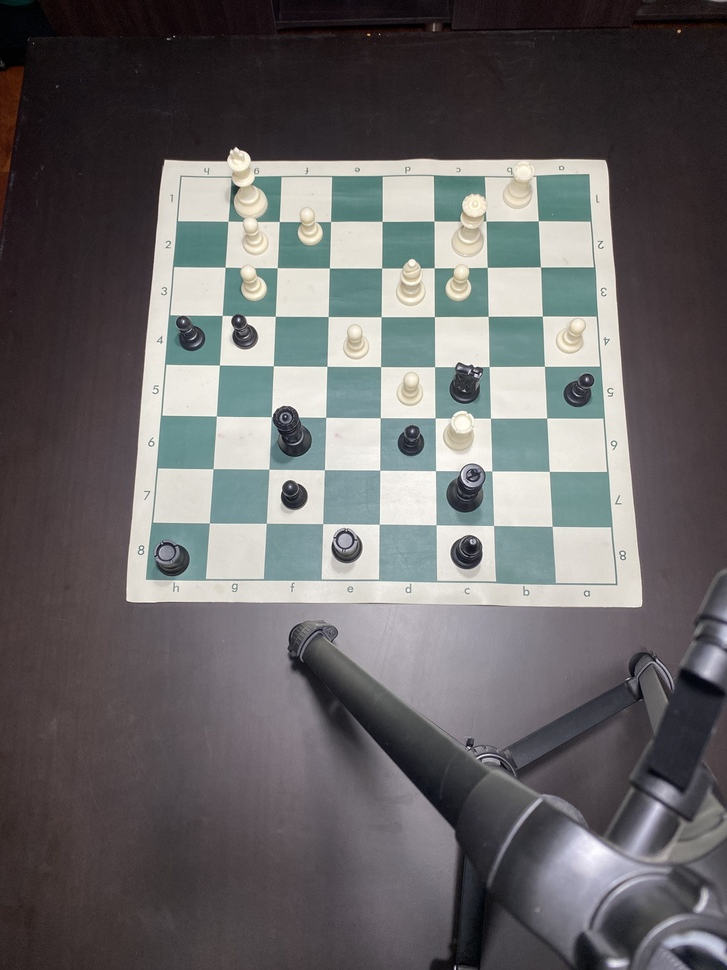
#> input picture ChessTracker_DavidBuitrago_CarlosGalan/images/10.JPG, 727 x 970 px, shrunk from 3024 x 4032 before the run, given in place of empty.JPG, which was not available
$ python main.py
#> lines starting #> are read from the running program, lines starting #| are printed output that depends on the picture; after the words box and inside, x2 and y2 are one past the last pixel; in counts of white or black regions, pixels touching at a corner belong together; pictures that were not available may be replaced by others from this repository, and a replacement may not be noted
### ChessTracker_DavidBuitrago_CarlosGalan/src/board_detection.py
import cv2
import numpy as np

def order_points(pts):
    # Ordena los puntos: top-left, top-right, bottom-right, bottom-left
    rect = np.zeros((4, 2), dtype="float32")
    s = pts.sum(axis=1)
    rect[0] = pts[np.argmin(s)]
    rect[2] = pts[np.argmax(s)]
    diff = np.diff(pts, axis=1)
    rect[1] = pts[np.argmin(diff)]
    rect[3] = pts[np.argmax(diff)]
    return rect

def select_best_quadrilateral(image, contours, img_area, img_w, img_h):
    candidates = []
    for c in contours:
        area = cv2.contourArea(c)
        if area < img_area * 0.05 or area > img_area * 0.95:
            continue
        peri = cv2.arcLength(c, True)
        approx = cv2.approxPolyDP(c, 0.02 * peri, True)
        if len(approx) == 4:
            x, y, w, h = cv2.boundingRect(approx)
            aspect_ratio = w / float(h)
            squareness = min(aspect_ratio, 1/aspect_ratio)
            cx, cy = x + w/2, y + h/2
            center_dist = np.sqrt((cx - img_w/2)**2 + (cy - img_h/2)**2)
            center_score = 1 - center_dist / (0.5 * np.sqrt(img_w**2 + img_h**2))
            margin = min(x, y, img_w - (x + w), img_h - (y + h))
            score = area * squareness * center_score * (margin+1)
            candidates.append((score, approx))
    if not candidates:
        return None
    # Ordena por score descendente
    candidates.sort(reverse=True, key=lambda x: x[0])
    # Visualiza los candidatos y permite elegir con el teclado
    for idx, (score, approx) in enumerate(candidates):
        temp_img = image.copy()
        cv2.drawContours(temp_img, [approx], -1, (255,0,0), 3)
        cv2.putText(temp_img, f"Candidato {idx+1}/{len(candidates)} (Score: {int(score)})", (10,30), cv2.FONT_HERSHEY_SIMPLEX, 1, (0,0,255), 2)

        key = cv2.waitKey(0)
        if key == 13 or key == 10:  # ENTER
            cv2.destroyAllWindows()
            return order_points(approx.reshape(4,2))
    cv2.destroyAllWindows()
    # Si no se selecciona ninguno, devuelve el mejor por score
    return order_points(candidates[0][1].reshape(4,2))

def process_chessboard(image, pattern_size=(7, 7), cell_size=60):
    gray = cv2.cvtColor(image, cv2.COLOR_BGR2GRAY)
    blur = cv2.GaussianBlur(gray, (5,5), 0)
    thresh = cv2.adaptiveThreshold(blur,255,cv2.ADAPTIVE_THRESH_GAUSSIAN_C,
                                   cv2.THRESH_BINARY,11,2)
    thresh = cv2.bitwise_not(thresh)
    contours, _ = cv2.findContours(thresh, cv2.RETR_LIST, cv2.CHAIN_APPROX_SIMPLE)

    img_area = image.shape[0] * image.shape[1]
    img_h, img_w = image.shape[:2]

    # Selección robusta del cuadrilátero
    pts_src = select_best_quadrilateral(image, contours, img_area, img_w, img_h)
    if pts_src is None:
        raise ValueError("No se pudo detectar el borde interior del tablero.")

    out_size = cell_size * 8
    pts_dst = np.float32([
        [0, 0],
        [out_size-1, 0],
        [out_size-1, out_size-1],
        [0, out_size-1]
    ])
    M = cv2.getPerspectiveTransform(pts_src, pts_dst)
    top_down = cv2.warpPerspective(image, M, (out_size, out_size))

    # Detección de bordes y resaltado
    edges = cv2.Canny(cv2.cvtColor(top_down, cv2.COLOR_BGR2GRAY), 100, 200)
    top_down[edges > 0] = [0, 0, 255]

    # Matriz de coordenadas de casillas
    squares = np.zeros((8,8,4), dtype=int)  # (x1, y1, x2, y2) para cada casilla
    for i in range(8):
        for j in range(8):
            x1, y1 = i*cell_size, j*cell_size
            x2, y2 = (i+1)*cell_size, (j+1)*cell_size
            squares[i, j] = [x1, y1, x2, y2]
            cv2.rectangle(top_down, (x1, y1), (x2, y2), (0,255,0), 1)

    # Coordenadas de los bordes externos (en la imagen transformada)
    board_corners = pts_dst.astype(int)

    return top_down, squares, board_corners, M

# [14 lines left out: function main, not called in this run]

#if __name__ == "__main__":
   # main()

### ChessTracker_DavidBuitrago_CarlosGalan/src/piece_detection.py
from ultralytics import YOLO
import cv2
import numpy as np
def piece_detection(image_path, model_path, conf=0.5):
    """
    Detecta piezas de ajedrez en una imagen usando un modelo YOLO adaptado a nuestro dataset.
    Muestra la imagen con las predicciones y guarda el resultado.
    """
    # Cargar el modelo entrenado
    model = YOLO(model_path)

    # Realizar la predicción
    results = model.predict(source=image_path, save=True, conf=conf)  # conf = umbral de confianza
    return results

# [25 lines left out: function asignar_piezas_a_casillas_transform, not called in this run]


# [4 lines of commented-out code are left out]

### ChessTracker_DavidBuitrago_CarlosGalan/main.py
import cv2
import numpy as np
from src.board_detection import process_chessboard
from src.piece_detection import piece_detection, asignar_piezas_a_casillas_transform
from src.fen_conversion import boardstate_to_fen
from src.move_detection import detectar_movimiento
from src.pgn_writer import move_to_pgn

def get_board_state(image_path, model_path, squares, class_names, M, conf=0.2):
    image = cv2.imread(image_path)
    if image is None:
        print(f"Error cargando la imagen: {image_path}")
        return None
    results = piece_detection(image, model_path, conf=conf)
    detections = results[0].boxes
    board_state = asignar_piezas_a_casillas_transform(detections, squares, class_names, M)
    return board_state

def main():
    # 1. Calibrar el tablero vacío
    empty_img_path = 'images\empty.JPG'
    image_empty = cv2.imread(empty_img_path)
#> image_empty is the input picture: shape (970, 727, 3); mean B, G, R 102.8, 102, 103.9
    if image_empty is None:
        print(f"Error cargando la imagen: {empty_img_path}")
        return

    processed_image, squares, board_corners, M = process_chessboard(image_empty)
#> in process_chessboard, `gray = cv2.cvtColor(image, cv2.COLOR_BGR2GRAY)`:
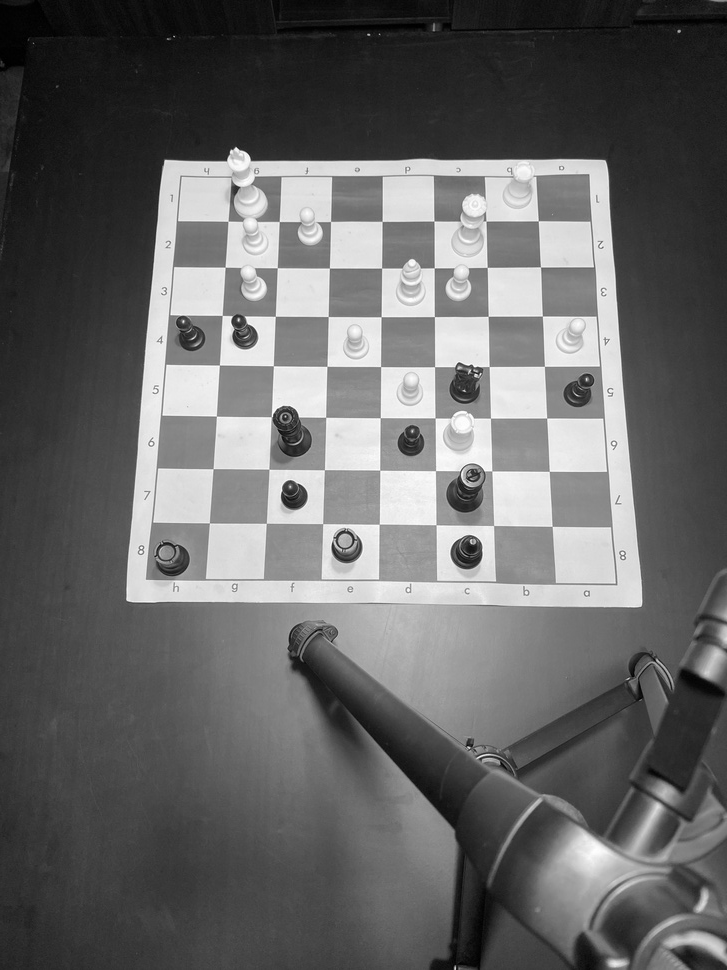
#> gray: shape (970, 727); min 0, max 255, mean 102.7
#> in process_chessboard, `thresh = cv2.adaptiveThreshold(blur,255,cv2.ADAPTIVE_THRESH_GAUSSIAN_C..`:
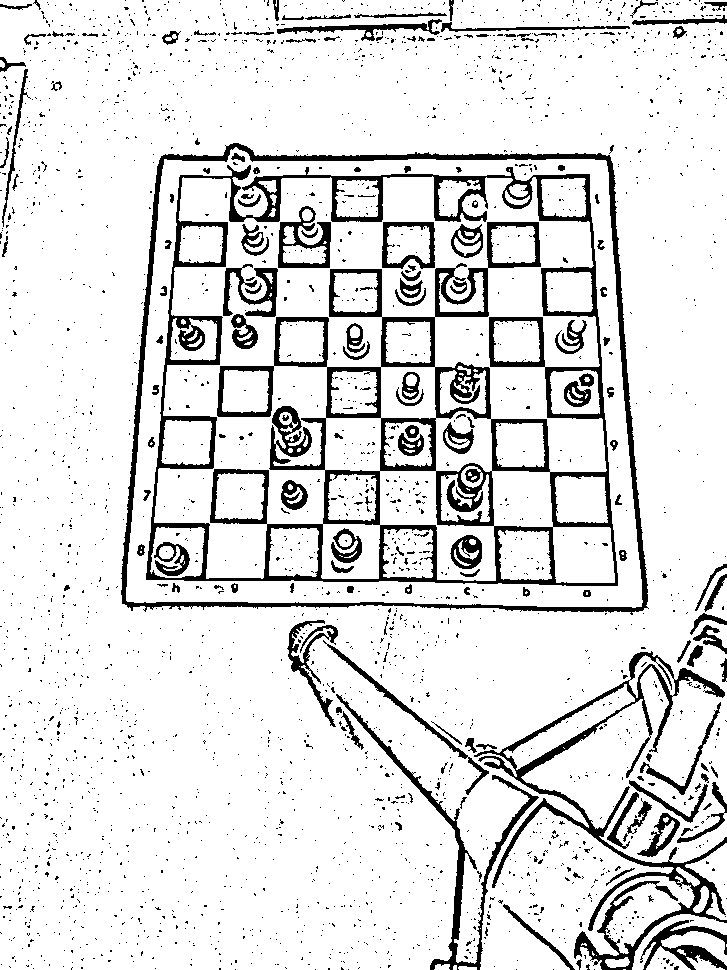
#> thresh: shape (970, 727); 87.7% white; 2641 black regions (2482 under 20 px), largest, box (x1, y1, x2, y2) and area: (146, 165, 618, 586) 32851, (121, 143, 649, 615) 9270, (474, 651, 727, 970) 8671
#> in process_chessboard, `thresh = cv2.bitwise_not(thresh)`: thresh: shape (970, 727); 12.3% white; 2641 white regions (2482 under 20 px)
#> in process_chessboard, `contours, _ = cv2.findContours(thresh, cv2.RETR_LIST, cv2.CHAIN_APPROX..`: contours = 2832 contours, 2620 with area under 20; largest, box (x1, y1, x2, y2) and area: (121, 143, 649, 615) 221870, (125, 146, 644, 609) 214494, (146, 165, 618, 586) 177180, (153, 175, 608, 580) 74344, (474, 651, 727, 970) 10959
#> the loop in select_best_quadrilateral, `for c in contours:` made 2832 passes
#> (area, peri, x, y, w, h, aspect_ratio, squareness) on passes 2178, 2184: (214493.5, 1917.4, 127, 159, 516, 448, 1.15, 0.868), (221869.5, 2146.7, 122, 155, 527, 454, 1.16, 0.861)
#> area on pass 60: 218.5
#> after the loop in select_best_quadrilateral, `for c in contours:`: candidates = [(13106856.6, [[163, 159], [605, 159], [642, 606], [127, 602]]), (12475838.9, [[161, 156], [122, 603], [648, 608], [609, 155]])]
#> the loop in select_best_quadrilateral, `for idx, (score, approx) in enumerate(candidates):` made 2 passes; (key Esc is pressed on pass 1)
#> (score, approx) on pass 1: (13106856.6, [[163, 159], [605, 159], [642, 606], [127, 602]])
#> (score, approx, s in order_points, diff in order_points) on pass 2: (12475838.9, [[161, 156], [122, 603], [648, 608], [609, 155]], [317, 725, 1256, 764], [-5, 481, -40, -454])
#> after the loop in select_best_quadrilateral, `for idx, (score, approx) in enumerate(candidates):`:
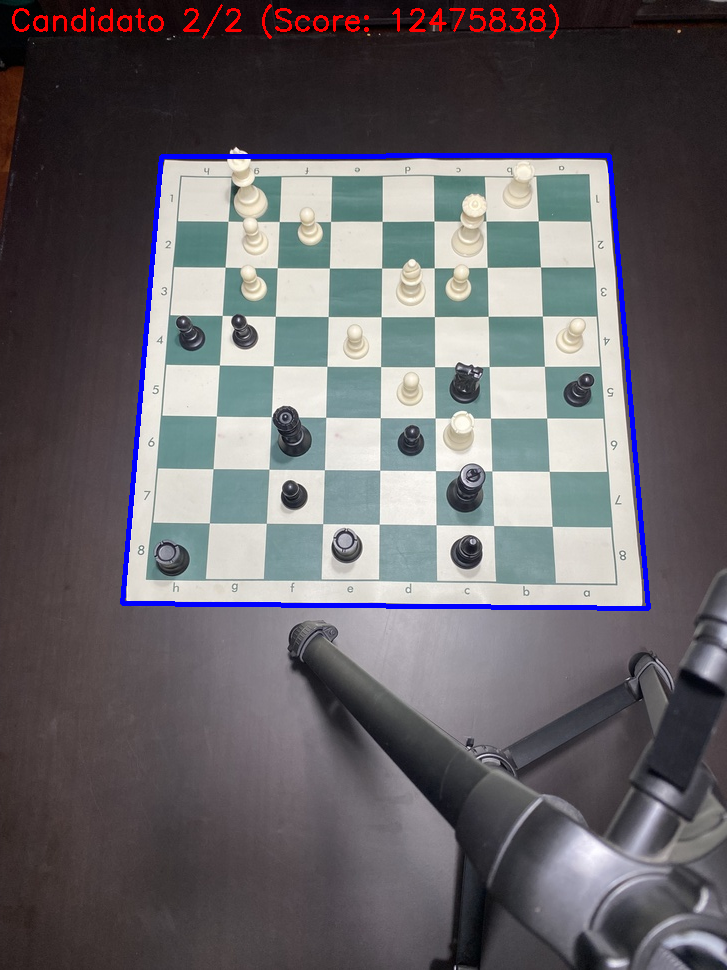
#> temp_img: shape (970, 727, 3); mean B, G, R 104.8, 100.7, 103.8
#> in process_chessboard, `pts_src = select_best_quadrilateral(image, contours, img_area, img_w, ..`: pts_src = [[161, 156], [609, 155], [648, 608], [122, 603]]
#> in process_chessboard, `M = cv2.getPerspectiveTransform(pts_src, pts_dst)`: M = [[1.16, 0.101, -202.1], [0.003, 1.34, -210.2], [2.9e-05, 0.000416, 1]]
#> in process_chessboard, `edges = cv2.Canny(cv2.cvtColor(top_down, cv2.COLOR_BGR2GRAY), 100, 200)`:
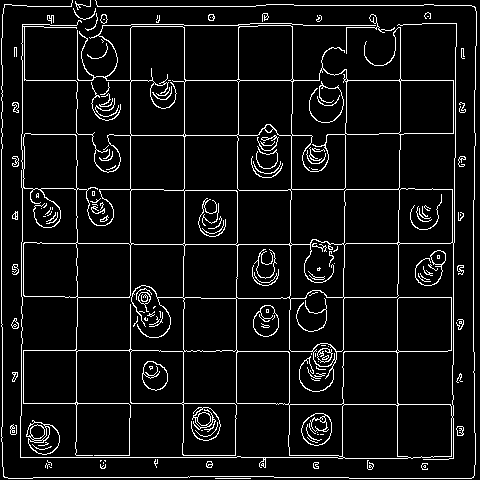
#> edges: shape (480, 480); 7.2% white in thin lines or dots
#> in process_chessboard, `top_down[edges > 0] = [0, 0, 255]`:
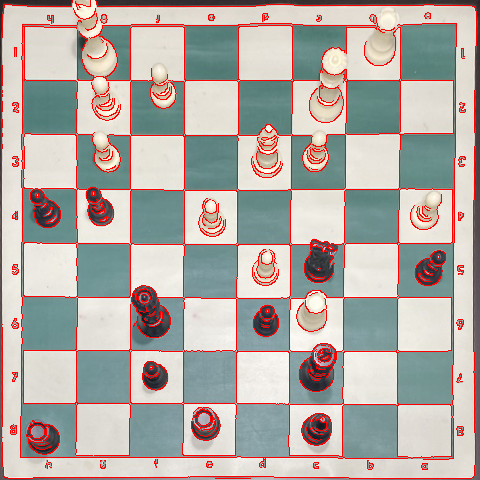
#> top_down: shape (480, 480, 3); mean B, G, R 166, 171.4, 180.6
#> after the loop in process_chessboard, `for i in range(8):`:
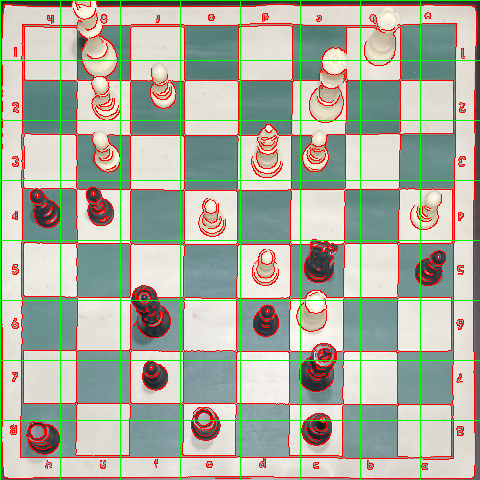
#> top_down: shape (480, 480, 3); 3.31% of pixels changed, all inside (x1, y1, x2, y2) = (0, 0, 480, 480)
#> board_corners = [[0, 0], [479, 0], [479, 479], [0, 479]]
    out_size = processed_image.shape[0]
#> out_size = 480

    # 2. Definir nombres de clases y modelo
    class_names = [
        'black-bishop','black-king','black-knight','black-pawn','black-queen','black-rook',
        'board','white-bishop','white-king','white-knight','white-pawn','white-queen','white-rook'
    ]
    model_path = r'models\best2.pt'

    def invertir_pos(pos):
        if pos is None:
            return None
        i, j = pos
        return (7 - i, j)

    pgn_moves = []
    fen_prev = None

    for i in range(1, 16):  # 1-14 como prev, 2-15 como curr
        prev_img_path = f'images/{i}.jpg'
        curr_img_path = f'images/{i+1}.jpg'

        prev_state = get_board_state(prev_img_path, model_path, squares, class_names, M)
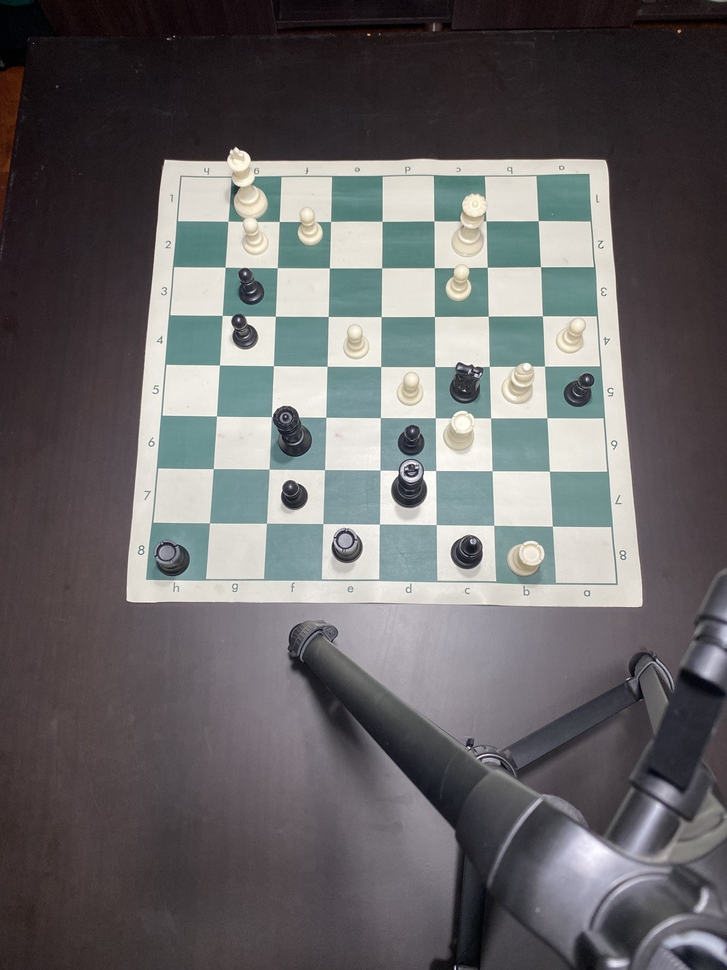
#> input picture ChessTracker_DavidBuitrago_CarlosGalan/images/15.JPG, 727 x 970 px, shrunk from 3024 x 4032 before the run, given in place of 1.jpg, which was not available
#> in get_board_state, image is the input picture: shape (970, 727, 3); mean B, G, R 103.3, 102.2, 104.1
        curr_state = get_board_state(curr_img_path, model_path, squares, class_names, M)

        if prev_state is None or curr_state is None:
            print(f"Error obteniendo los estados del tablero para {i} y {i+1}.")
            continue

        def rotar_90_izquierda(tablero):
            # Rota la matriz 90 grados a la izquierda (counterclockwise)
            return [list(fila) for fila in zip(*tablero)][::-1]

        def invertir_columnas(tablero):
            # Invierte solo las columnas de cada fila
            return [fila[::-1] for fila in tablero]

        # ...en tu bucle principal o donde generas el FEN...
        fen_prev = boardstate_to_fen(rotar_90_izquierda(invertir_columnas(prev_state)))
        fen_curr = boardstate_to_fen(rotar_90_izquierda(invertir_columnas(curr_state)))


        pieza, desde, hasta, captura, enroque = detectar_movimiento(prev_state, curr_state)
        desde_inv = invertir_pos(desde)
        hasta_inv = invertir_pos(hasta)
        if desde_inv is not None and hasta_inv is not None:
            pgn = move_to_pgn(pieza, desde_inv, hasta_inv, captured_piece=captura, castling=enroque)
            print(f"Movimiento {i}: {pgn}")
            print("FEN previo:", fen_prev)
            print("https://lichess.org/analysis/" + fen_prev)
            print("FEN actual:", fen_curr)
            print("https://lichess.org/analysis/" + fen_curr)
            pgn_moves.append((pgn, fen_prev, fen_curr))
        else:
            print(f"No se detectó movimiento entre {i} y {i+1}.")
            pgn_moves.append(("NoMove", fen_prev, fen_curr))

    # Guardar el PGN en un archivo
        # Guardar el PGN en un archivo compatible con Lichess desde posición personalizada
    initial_fen = pgn_moves[0][1] if pgn_moves and pgn_moves[0][1] else "startpos"
    with open("partida.pgn", "w", encoding="utf-8") as f:
        f.write('[Event "ChessTracker"]\n')
        f.write('[Site "Local"]\n')
        f.write('[Variant "From Position"]\n')
        f.write('[SetUp "1"]\n')
        f.write(f'[FEN "{initial_fen}"]\n')
        f.write('[Result "*"]\n\n')
        for idx, (move, fen_prev, fen_curr) in enumerate(pgn_moves):
            if move == "NoMove":
                continue
            if idx % 2 == 0:
                f.write(f"{(idx // 2) + 1}. ")
            # Escribe la jugada y la FEN previa como comentario
            f.write(f"{move} {{{fen_prev}}} ")
        f.write("*\n")

if __name__ == "__main__":
    main()
#> (the call stopped at in piece_detection, `model = YOLO(model_path)`: ultralytics is not available in this run)
